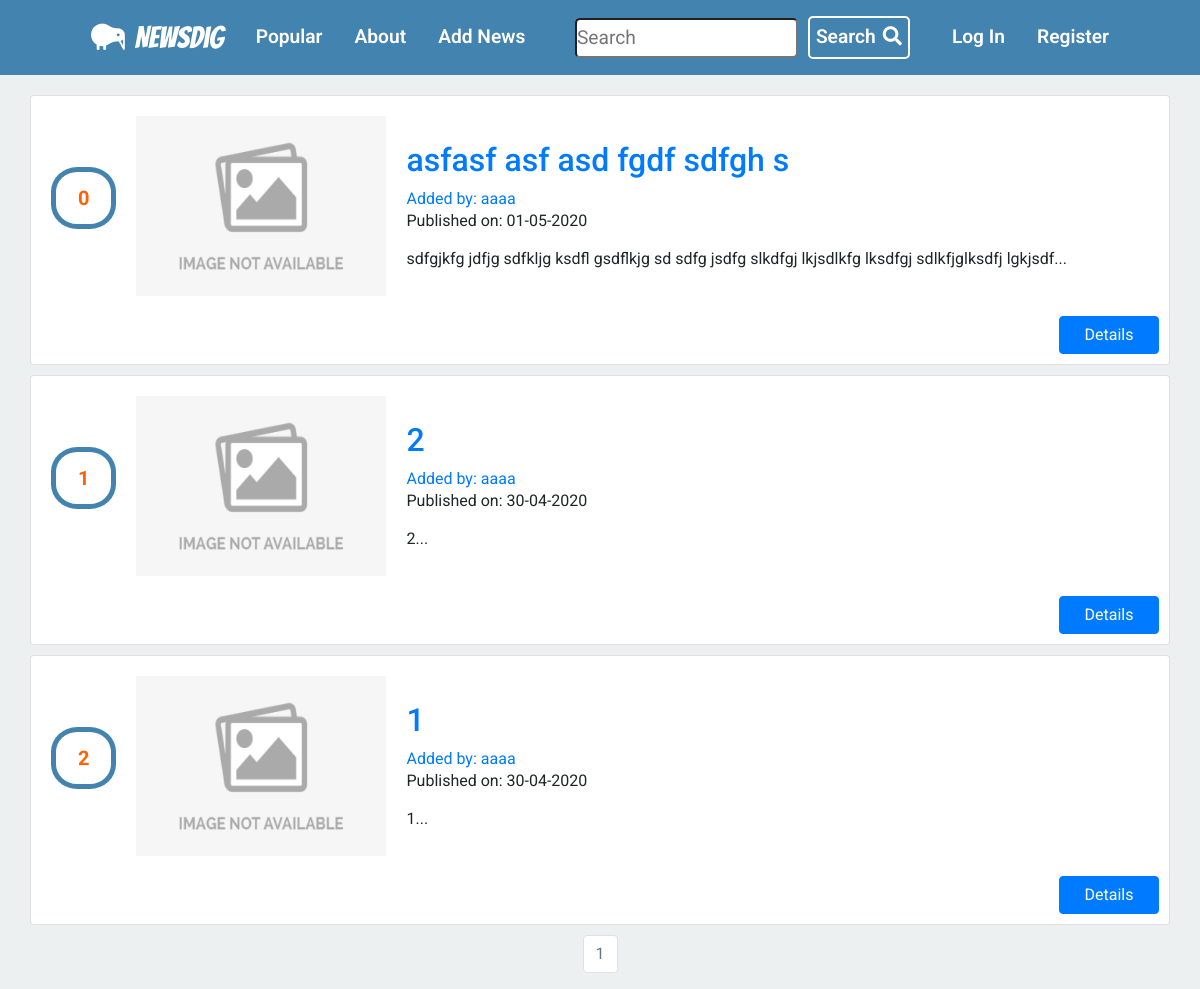
Before: / with the older database file.
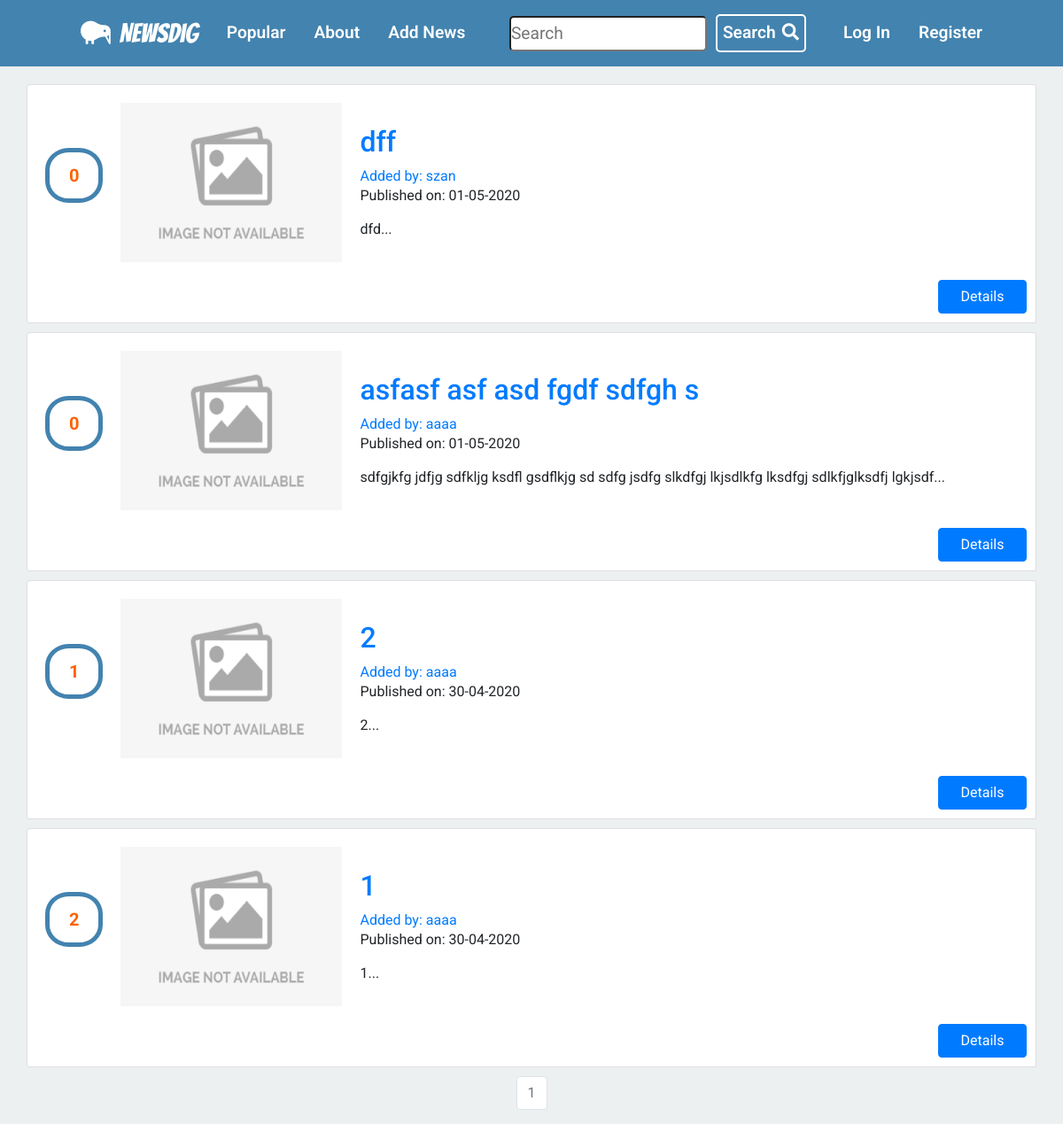
After: the same page with the newer database file.
### news/models.py (models this page shows, shortened)
class News(db.Model):
    __tablename__ = 'news'
    users = db.relationship(User)
    id = db.Column(db.Integer, primary_key=True)
    user_id = db.Column(db.Integer, db.ForeignKey('users.id'), nullable=False)
    picture_link = db.Column(db.String(), nullable=False)
    link = db.Column(db.String(), nullable=False)
    date = db.Column(db.DateTime, nullable=False, default=datetime.utcnow)
    title = db.Column(db.String(140), nullable=False)
    text = db.Column(db.Text, nullable=False)
    comments = db.relationship(
        'Comment', backref='news', lazy=True, cascade="all,delete")
    likes = db.Column(db.Integer, nullable=False, default=0)

class User(db.Model, UserMixin):
    __tablename__ = 'users'
    id = db.Column(db.Integer, primary_key=True)
    profile_image = db.Column(
        db.String(20), nullable=False, default='default_profile.png')
    email = db.Column(db.String(64), unique=True, index=True)
    username = db.Column(db.String(64), unique=True, index=True)
    password_hash = db.Column(db.String(128))
    news_group = db.relationship('News', backref='author', lazy=True)

### news/core/views.py (the view)
@core.route('/')
def index():
    page = request.args.get('page', 1, type=int)
    all_news = News.query.order_by(
        News.date.desc()).paginate(page=page, per_page=5)
    return render_template('index.html', all_news=all_news)

### news/templates/index.html (shortened to what this page needs)
{% extends "base.html" %}
{% block content %}
<div class="container">
    {% for news in all_news.items %}
    <div class="card">
        <div class="card-body">
            <div class='likes'>
                <p>{{news.likes}}</p>
            </div>
            <div class="miniature">
                {% if news.picture_link%}
                <img src="{{news.picture_link}}" alt="">
                {% else %}
                <img src="{{ url_for('static', filename='default.jpeg') }}">
                {% endif %}
            </div>
            <div class="news_info">
                <h2><a class="card-title"
                        href="  {{ url_for('news_group.news_view', news_id=news.id) }}">{{ news.title }}</a></h2>
                <a href="{{ url_for('users.user_news', username=news.author.username) }}">Added by:
                    {{ news.author.username }}</a>
                <p>Published on: {{ news.date.strftime('%d-%m-%Y') }}</p>
                <p class="card-text">{{ news.text[:100] }}...</p>
            </div>
        </div>
        <a href="{{ url_for('news_group.news_view', news_id=news.id) }}"
        class="details_btn btn btn-primary">Details</a>
    </div>
    {% endfor %}
    <nav aria-label="Page navigation example">
        <ul class="pagination ">
            {% for page_num in all_news.iter_pages(left_edge=1, right_edge=1, left_current=1, right_current=2) %}
            {% if all_news.page == page_num %}
            <li class="page-item disabled">
                <a class="page-link" href="{{ url_for('core.index', page=page_num) }}">{{ page_num }}</a></li>
            {% else %}
            <li class="page-item"><a class="page-link"
                    href="{{ url_for('core.index', page=page_num) }}">{{ page_num }}</a>
            </li>
            {% endif %}
            {% endfor %}
    </nav>
    {% endblock %}

### news/templates/base.html (shortened to what this page needs)
<!DOCTYPE html>
<html lang="en">
  <head>
    <link
      rel="stylesheet"
      href="https://maxcdn.bootstrapcdn.com/bootstrap/4.0.0/css/bootstrap.min.css"
    />
    <link
      rel="stylesheet"
      href="https://cdnjs.cloudflare.com/ajax/libs/font-awesome/5.12.1/css/all.min.css"
    />
    <link
      href="{{ url_for('static', filename='css/main.css')}}"
      rel="stylesheet"
    />
  </head>
  <body>
    <nav id="navbar">
      <ul>
        <div class="nav-link">
          <a id="home" href="{{url_for('core.index')}}"
            ><i class="fas fa-kiwi-bird"></i>NewsDig</a
          >
        </div>
        <li class="nav-link">
          <a href="{{url_for('core.popular')}}">Popular</a>
        </li>
        <li class="nav-link">
          <a href="{{url_for('core.info')}}">About</a>
        </li>
        <li class="nav-link">
          <a href="{{url_for('news_group.create_news')}}">Add News</a>
        </li>
      </ul>
      <ul>
        <div class="nav-link">
          <form id="search_form" action="{{ url_for('news_group.search') }}">
            <div>
              <input
                type="text"
                id="search_word"
                name="search_word"
                placeholder="Search"
                required
              />
            </div>
            <button type="submit" id="button-addon2">
              Search<i class="fas fa-search"></i>
            </button>
          </form>
        </div>
        {% if current_user.is_authenticated %}
        <li class="nav-link">
          <a href="{{url_for('users.logout')}}">Log Out</a>
        </li>
        <li class="nav-link">
          <a href="{{url_for('users.account')}}"
            ><i class="fas fa-user-alt"></i>Account
          </a>
        </li>
        {% else %}
        <li class="nav-link">
          <a href="{{url_for('users.login')}}">Log In</a>
        </li>
        <li class="nav-link">
          <a href="{{url_for('users.register')}}">Register</a>
        </li>
        {% endif %}
      </ul>
    </nav>
    <div class="container">
      {% block content %} {% endblock %}
    </div>
  </body>
</html>

### news/static/css/main.css (style rules this page uses)
* { box-sizing: border-box; margin: 0; padding: 0; }
body { font-family: 'Roboto', sans-serif; line-height: 1.4; background-color: #ecf0f1; }
.container { max-width: 1300px; margin-top: 20px; }
.pagination { margin-top: 10px; justify-content: center; }
#navbar { display: flex; background: #4383af; color: #fff; justify-content: space-between; align-items: center; font-size: 1.2rem; height: 75px; padding: 0 75px; }
#navbar ul { display: flex; justify-content: space-between; align-items: center; list-style: none; padding-bottom: 0; margin-bottom: 0; }
#navbar ul #home { font-size: 30px; font-family: 'Bangers', cursive; text-decoration: none; color: #fff; }
#navbar ul #search_form { display: flex; padding: 10px; align-items: center; }
#navbar ul #search_form input { border-radius: 5px; height: 40px; }
#navbar ul #search_form button { margin-left: 10px; background: #4383af; color: #fff; font-weight: 600; border: 2px solid #fff; padding: 6px; border-radius: 5px; cursor: pointer; }
#navbar ul #search_form button .fa-search { margin-left: 7px; }
#navbar ul .fa-kiwi-bird { padding-right: 10px; font-size: 30px; }
#navbar ul li a { text-decoration: none; color: inherit; font-weight: 600; }
.card { width: 100%; margin-top: 10px; }
.card .card-body { align-items: center; display: flex; }
.card .card-body .likes { margin-right: 20px; }
.card .card-body .likes p { border: 5px solid #4383af; padding: 12px 22px; border-radius: 40%; font-size: 20px; font-weight: 700; color: #ff6200; }
.card .card-body .miniature { margin-right: 20px; }
.card .card-body .miniature img { width: 250px; height: 180px; }
.card .details_btn { margin-bottom: 10px; margin-right: 10px; width: 100px; align-self: flex-end; }

Changed rows visible on the page:
added News: likes "0", title "dff", author.username "szan", date "01-05-2020", text "dfd"
